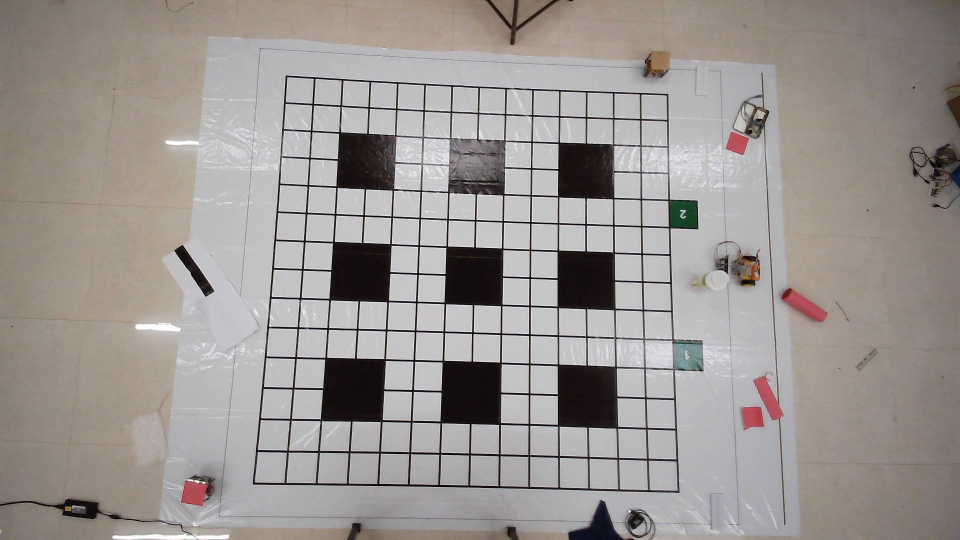
#> input picture Test_codes/img_align.jpg, 1920 x 1080 px (shown at 1/2 size); its folder holds only this picture in this run
$ python -i base_class.py   (imports and definitions only)
#> lines starting #> are read from the running program, lines starting #| are printed output that depends on the picture; after the words box and inside, x2 and y2 are one past the last pixel; in counts of white or black regions, pixels touching at a corner belong together
#> further down, picture is the input picture: shape (1080, 1920, 3); mean B, G, R 146.3, 149.5, 155.4
import cv2
import time
import imutils
import numpy as np
import argparse
import matplotlib.pyplot as plt
from skimage.transform import (hough_line,hough_line_peaks)
import math


# [4 lines left out: function size_mod, not called in this run]

def nothing(x):
    pass

# [9 lines left out: function orientation_line_from_angle, not called in this run]

def min_dist(coord_1,coord_2):
    dist = math.sqrt( (coord_1[0] - coord_2[0])**2 + (coord_1[1] - coord_2[1])**2 )
    return dist

class Angle:
    # [62 lines left out: functions __init__, angle_b, ret, not called in this run]

class ExtractContour:
    def __init__(self,img):
        self.img = img
        H,W = self.img.shape[:2]
#> H = 1080; W = 1920
        self.bot_img = [] # list of bot extracted images

        #purple_mask
        hsv = cv2.cvtColor(self.img, cv2.COLOR_BGR2HSV)
#> hsv: shape (1080, 1920, 3); mean H, S, V 63.4, 24.8, 156.3
        pruple_mask = cv2.inRange(hsv,(160, 50, 100), (180, 255,255))
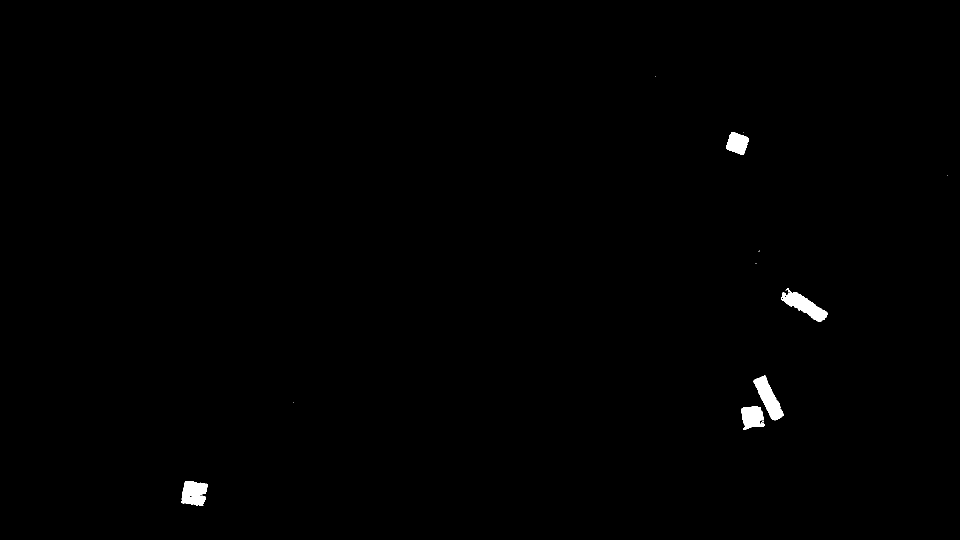
#> pruple_mask: shape (1080, 1920) (shown at 1/2 size); 0.47% white; 13 white regions (8 under 20 px), largest, box (x1, y1, x2, y2) and area: (1562, 576, 1655, 644) 2378, (1506, 751, 1568, 841) 2345, (362, 962, 416, 1012) 2001, (1483, 813, 1529, 860) 1649, (1452, 264, 1498, 310) 1420

        kernel = np.ones((5,5),np.uint8)
        opening = cv2.morphologyEx(pruple_mask, cv2.MORPH_OPEN, kernel)
#> opening: shape (1080, 1920); 0.46% white; 6 white regions, box (x1, y1, x2, y2) and area: (1508, 752, 1567, 840) 2311, (1566, 584, 1655, 643) 2251, (364, 962, 415, 1012) 1944, (1483, 813, 1527, 858) 1569, (1452, 264, 1498, 309) 1412, (1522, 846, 1528, 852) 35
        blur = cv2.blur(opening, (3,3))
        eroded = cv2.erode(pruple_mask, kernel)
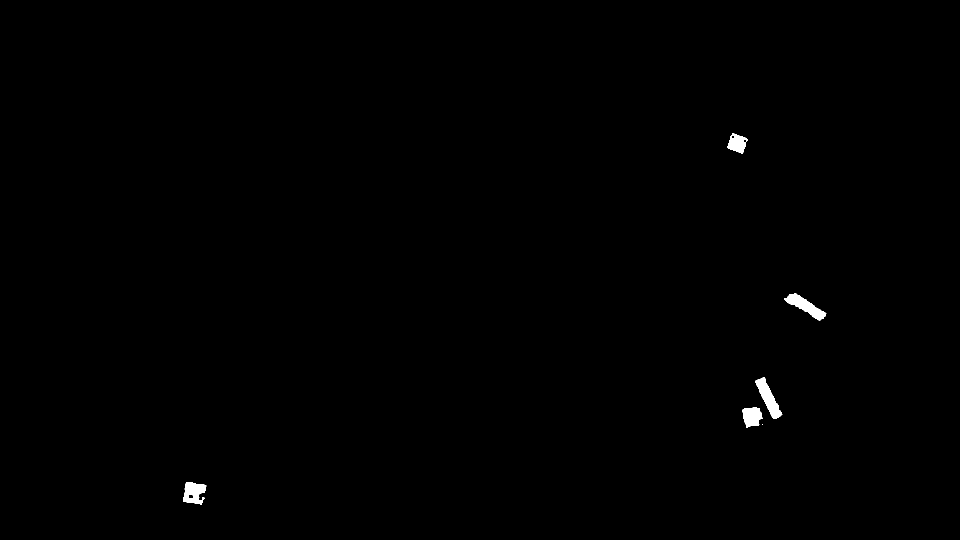
#> eroded: shape (1080, 1920) (shown at 1/2 size); 0.34% white; 6 white regions (1 under 20 px), largest, box (x1, y1, x2, y2) and area: (1510, 754, 1565, 838) 1739, (1568, 586, 1653, 641) 1675, (366, 964, 413, 1010) 1428, (1485, 815, 1525, 856) 1225, (1454, 266, 1496, 307) 1016

        #canny edges
        edge = cv2.Canny(opening, 10,250)
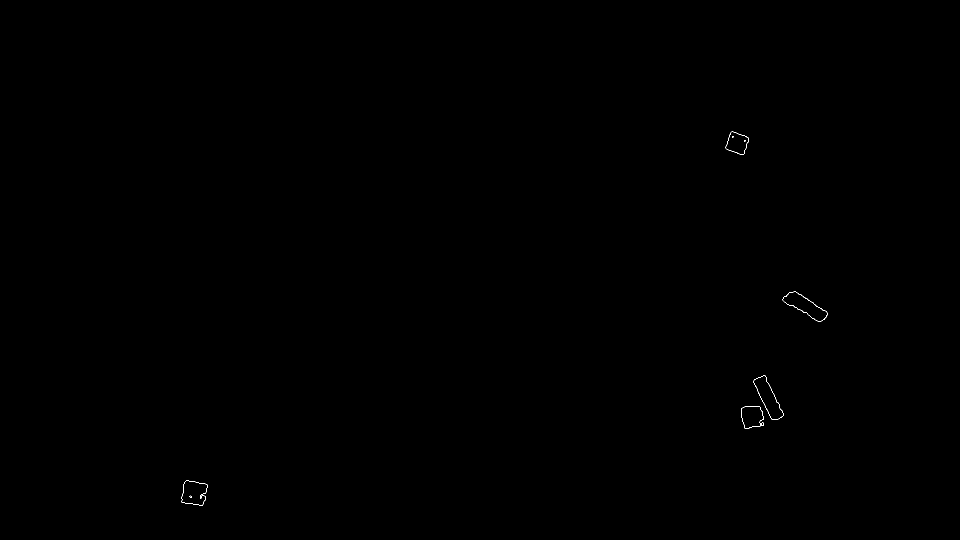
#> edge: shape (1080, 1920) (shown at 1/2 size); 0.05% white in thin lines or dots, all inside (x1, y1, x2, y2) = (363, 263, 1655, 1012)

        # find external contour of egde
        (cnts, _) = cv2.findContours(edge.copy(), cv2.RETR_EXTERNAL, cv2.CHAIN_APPROX_SIMPLE)
#> cnts = 6 contours, 2 with area under 20; largest, box (x1, y1, x2, y2) and area: (1507, 751, 1567, 840) 2308, (1565, 583, 1655, 643) 2258, (1482, 812, 1528, 858) 1612, (1451, 263, 1498, 309) 1413

        self.bot_location = [] # list of bot location
        for c in cnts:
            x,y,w,h = cv2.boundingRect(c)
            if w*h > 1000 and w*h < 10000:
                location = [int(y+ h/2), int(x+ w/2)]
                # add loaction of current bot
                self.bot_location.append(location)
                # crop the bot out of image
                new_img=self.img[y-5:y+h+5,x-5:x+w+5]

                self.bot_img.append(new_img)
#> this loop made 6 passes
#> (x, y, w, h, location) on passes 2 to 6: (363, 961, 52, 51, [986, 389]), (1482, 812, 46, 46, [835, 1505]), (1507, 751, 60, 89, [795, 1537]), (1565, 583, 90, 60, [613, 1610]), (1451, 263, 47, 46, [286, 1474])
#> (x, y, w, h) on pass 1: (379, 991, 5, 4)
#> pass 2, in __init__, `new_img=self.img[y-5:y+h+5,x-5:x+w+5]`:
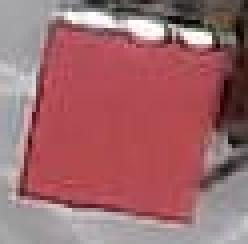
#> new_img: shape (61, 62, 3) (shown 4 times larger); mean B, G, R 108.6, 104.2, 159.5
#> pass 3, in __init__, `new_img=self.img[y-5:y+h+5,x-5:x+w+5]`:
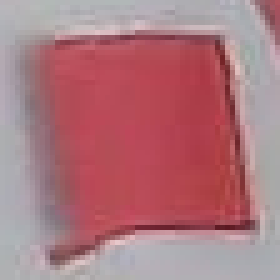
#> new_img: shape (56, 56, 3) (shown 5 times larger); mean B, G, R 126.6, 118.9, 173.4
#> after the loop, self.bot_img = 5 items; self.bot_location = [[986, 389], [835, 1505], [795, 1537], [613, 1610], [286, 1474]]


    def ret(self):
        # print(f'''botlocatiom {self.bot_location}''')
        return self.bot_img, self.bot_location

class BotFinder:
    # [95 lines left out: functions __init__, give_frame, not called in this run]

    def ret(self):
        return self.Bot

# [19 lines left out: functions orientation_line_from_angle, img_align, not called in this run]


# if __name__ == '__main__':


#     # initialiser
#     BF = BotFinder()
#     pts = [[570,150],[1340,190],[1360,990],[500,970]] # img24.jpg
#     pts_plus = [[520,95],[1390,140],[1420,1050],[440,1030]] # img24 with startpts

#     # video capture

#     vdo = cv2.VideoCapture('C:/Users/OHM/Desktop/pytthon/Resources/image/test1/vdo2.mp4')
#     # vdo = cv2.VideoCapture(2)
#     # vdo.set(cv2.CAP_PROP_FRAME_WIDTH, 1920)
#     # vdo.set(cv2.CAP_PROP_FRAME_HEIGHT, 1080)


#     ret,img = vdo.read()
#     img_aligned_plus= img_align(img,pts_plus,1600,1600)
#     # print(img.shape[:2])
#     # cv2.imshow('img1',img)
#     # cv2.imshow('img',img_aligned_plus)
#     cv2.waitKey()

#     ret,saved_img = vdo.read()
#     filename = 'abcd.jpg'

#     while True:
#         start = time.time()
#         ret,img = vdo.read()
#         if ret is False:break

#         # img_aligned= img_align(img,pts,1400,1400)
#         img_aligned_plus= img_align(img,pts_plus,1600,1600)
#         img_copy = img_aligned_plus.copy()
#         # cv2.imshow("plot_img",size_mod(img_copy,0.5))

#         # cv2.imshow("plot_img",img_copy)

#         BF.give_frame(img_aligned_plus)
#         bot = BF.ret()

#         for i in bot.keys():
#             # extract info from bot
#             cY,cX,angle = bot[i]
#             # print(bot)
#             #draw circle and show bot ID
#             cv2.putText(img_copy, str(i), (int(cX-10), int(cY)),
#                 cv2.FONT_HERSHEY_SIMPLEX, 1, (255, 255, 255), 3)
#             cv2.circle(img_copy, (int(cX),int(cY)), 30, (0,255,255),thickness = 2)

#             # draw line of orientation
#             orientation_line_from_angle(img_copy, angle, (cX,cY))

#         cv2.imshow("plot_img",size_mod(img_copy,0.5))
#         key = cv2.waitKey(20)
#         if key == 27:break
#         end = time.time()

>>> import cv2
>>> picture = cv2.imread('../../../Test_codes/img_align.jpg')
>>> result = ExtractContour(picture).ret()
